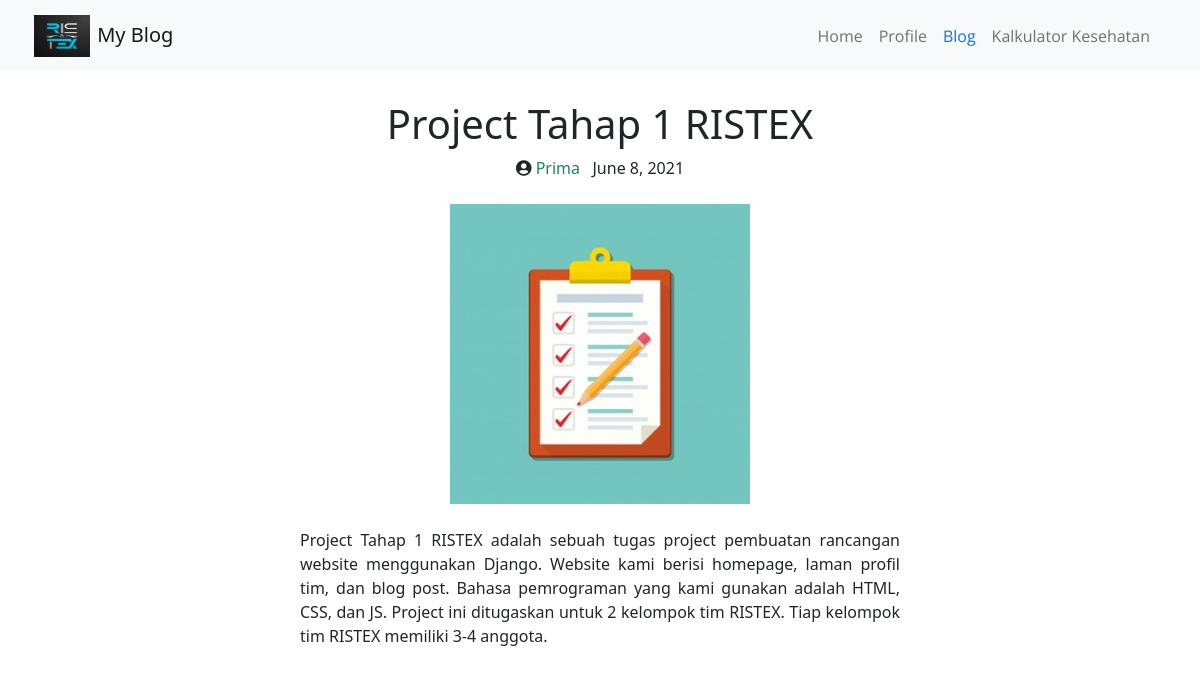
Page /blog/1/ on the committed database.
### blog/models.py (models this page shows, shortened)
class Blog(models.Model):
    title = models.CharField(max_length=40)
    blog_content = models.TextField()
    image_content = models.ImageField(upload_to='static/photos/')
    pub_date = models.DateTimeField()
    author=models.CharField(max_length=200)

### blog/views.py (the view)
# urls.py: path("<int:pk>/", views.blog_detail, name="blog_detail"),
def blog_detail(request, pk):
    blog = Blog.objects.get(pk=pk)
    context = {
    'blog': blog
    }
    return render(request, 'blog_detail.html', context)

### templates/blog_detail.html (shortened to what this page needs)
{% load static %}
<!DOCTYPE html>
<html lang="en">
  <head>
    <link href="https://cdn.jsdelivr.net/npm/bootstrap@5.0.1/dist/css/bootstrap.min.css" rel="stylesheet">
    <link rel="stylesheet" type="text/css" href="{%  static  'css/styleblogdetail.css'  %}">
    <link rel="stylesheet" href="https://use.fontawesome.com/releases/v5.15.0/css/all.css">
  </head>
  <body>
    <nav class="navbar navbar-expand-lg navbar-light bg-light fixed-top mynavbar">
        <div class="container">
            <a class="navbar-brand" href="#">
                <img src="{% static "photos/Logo-ristex.jpg" %}" id="navbar-img" alt="" width="40" height="30" class="d-inline-block align-text-top">
                My Blog
            </a>
            <div class="collapse navbar-collapse" id="navbarSupportedContent">
                <ul class="navbar-nav mb-2 mb-lg-0 ms-auto">
                    <li class="nav-item">
                        <a class="nav-link" aria-current="page" href="/">Home</a>
                    </li>
                    <li class="nav-item">
                        <a class="nav-link" href="/profil">Profile</a>
                    </li>
                    <li class="nav-item">
                        <a class="nav-link active text-primary" href="/blog">Blog</a>
                    </li>
                    <li class="nav-item">
                        <a class="nav-link" href="/kalkulatorkesehatan">Kalkulator Kesehatan</a>
                    </li>
                </ul>
            </div>
        </div>
    </nav>
    <center>
        <div class="blog-post-detail">
            <center><h1>{{blog.title}}</h1></center>
            <span><i class="fas fa-user-circle"></i></span>
            <span><a class="text-success">{{blog.author}}</a></span>
            <span><a>&nbsp</a></span>
            <span><a>{{blog.pub_date.date}}</a></span>
            <br/><br/>
            <img src="{{ blog.image_content.url }}">
            <br/><br/>
            <p>{{blog.blog_content}}</p>
        </div>
    </center>
  </body>
</html>

### static/css/styleblogdetail.css (style rules this page uses)
.mynavbar { padding-top: 15px; padding-bottom: 15px; }
#navbar-img { margin-right: 10px; transform: scale(1.4); }
.navbar-nav a { font-family: "Open Sans"; }
.blog-post-detail { margin-top: 100px; width: 600px; }
.blog-post-detail img { width: 300px; height: 300px; }
.blog-post-detail p { text-align: justify; }
.blog-post-detail a { text-decoration: none; }

### rows in the picture
Blog: title "Project Tahap 1 RISTEX", author "Prima", pub_date "June 8, 2021", image_content (picture), blog_content "Project Tahap 1 RISTEX adalah sebuah tugas project pembuatan rancangan website menggunakan Django. Website kami berisi homepage, laman profil tim, dan blog post. Bahasa pemrograman yang kami gunakan adalah HTML, CSS, dan JS. Project ini ditugaskan untuk 2 kelompok tim RISTEX. Tiap kelompok tim RISTEX memiliki 3-4 anggota."
